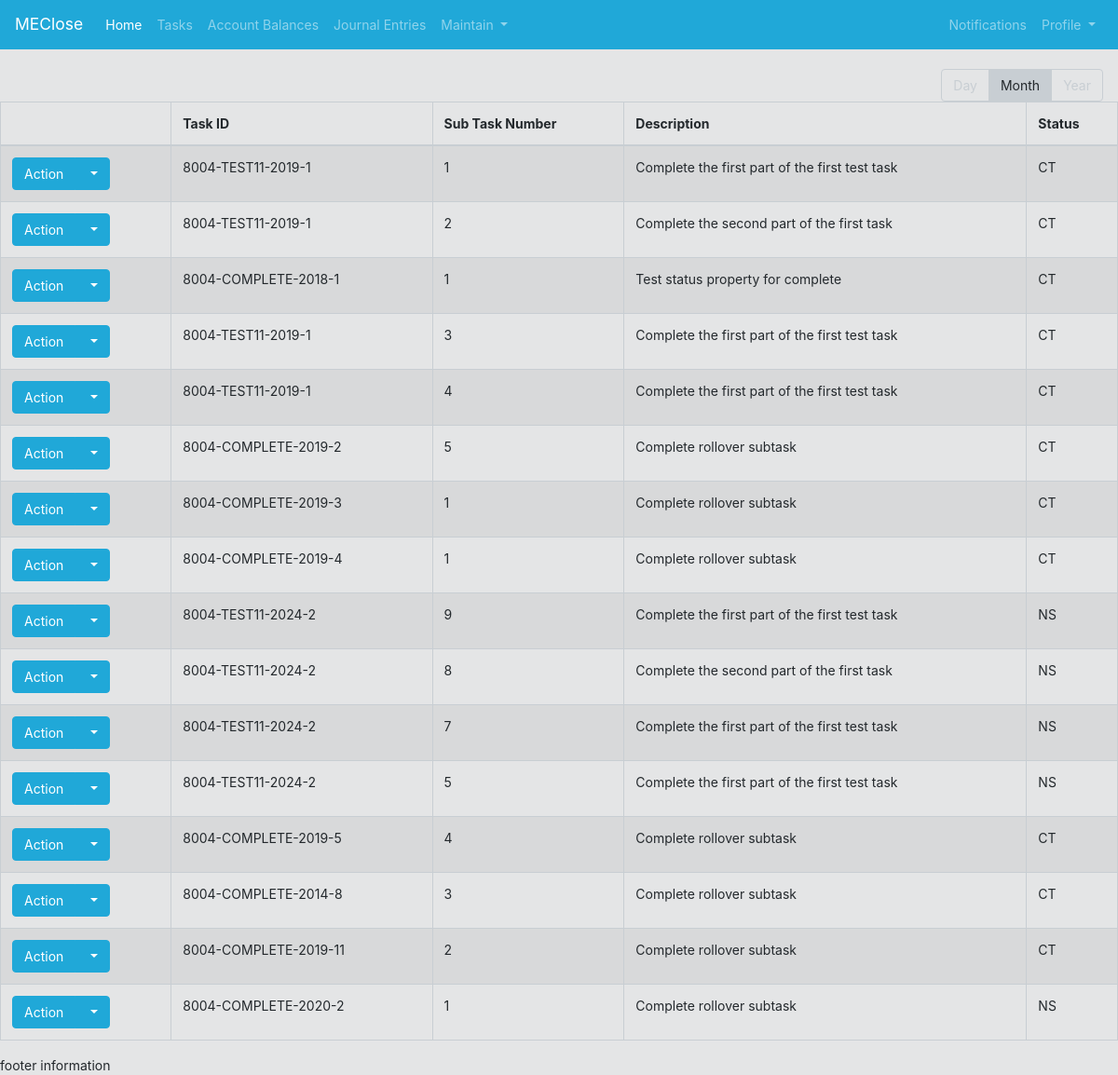
The app's page /ClosePortal/subtasks/, older data.
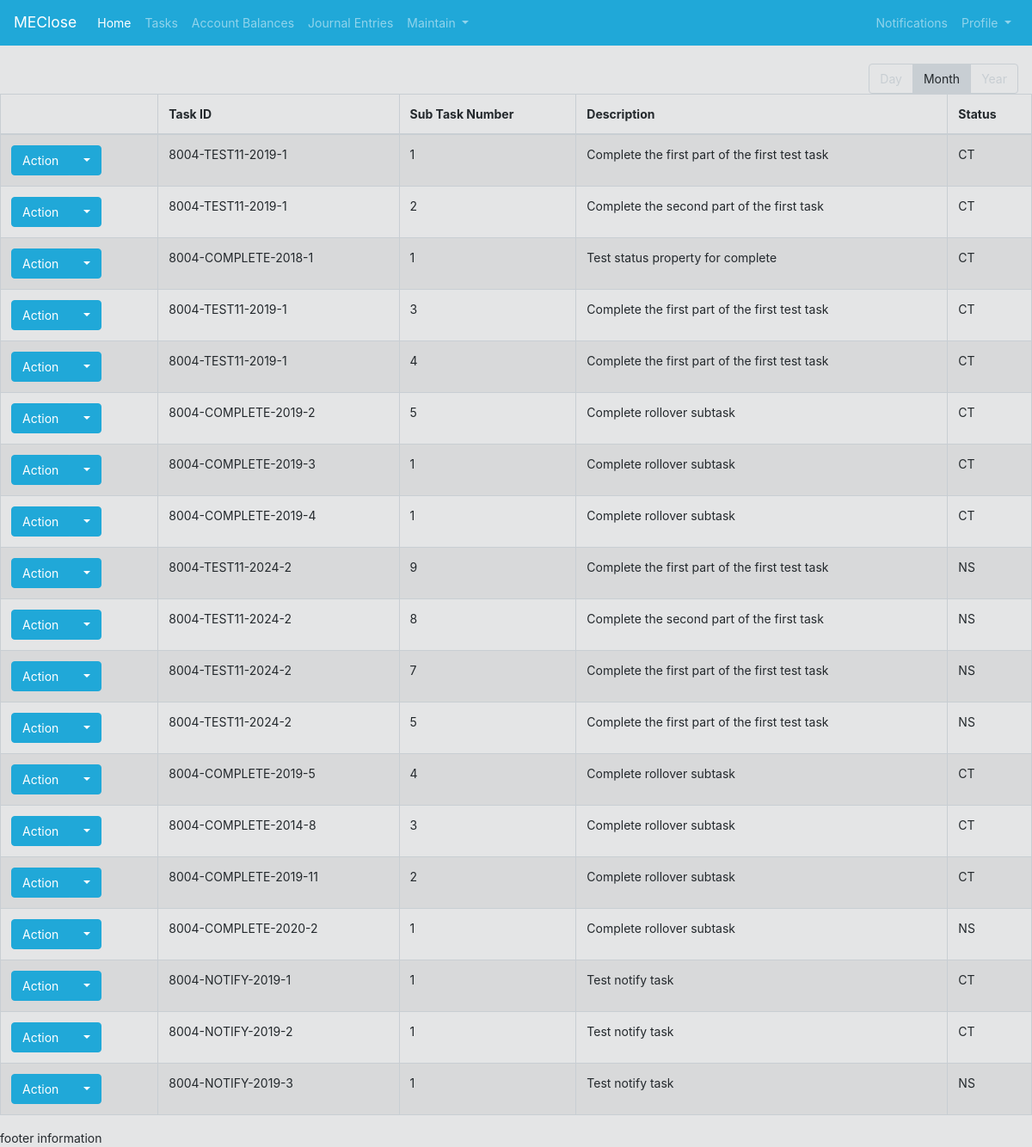
The same page, newer data.
### CloseApplication/models.py (models this page shows, shortened)
class subTaskChecklist(models.Model):
    taskId = models.ForeignKey(TaskChecklist, related_name="taskId_taskId", on_delete=models.CASCADE) #this field is our associated between the parent task and subtask(s). Cascade is utilize to remove the subtasks if parent task is removed
    subTaskNumber = models.IntegerField(max_length=2, default=1) #Maximum number of subtasks set to 99
    subTaskDescription = models.CharField(max_length=200)
    subTaskStatus = models.CharField(max_length=2, choices = statusChoices)
    class Meta:
        constraints = [
            models.UniqueConstraint(fields=['taskId', 'subTaskNumber'], name='unique_Subtask')
        ]
    def File_Path(instance, filename):
        return os.path.join("Sub_Tasks", str(instance.taskId), str(instance.subTaskNumber), filename)
    docfile = models.FileField(upload_to=File_Path, default=False) #Note: To consider a way to set the default value equal to a dynamic file template which a user can download, and upload once completed

class TaskChecklist(models.Model):
    occurenceChoices = (
        ('M', 'Monthly'),
        ('Q', 'Quarterly'),
        ('S', 'Semi-Annually'),
        ('A', 'Annually'),
    )
    taskId = models.CharField(max_length=8)
    taskTBMapping = models.CharField(max_length=200, default="Not Assigned") #For assigning tasks to a TB FSLI
    taskDescription = models.CharField(max_length=200)
    taskYear = models.IntegerField(max_length=4)
    taskPeriod = models.IntegerField(max_length=2, choices = periodChoices)
    taskOccurence = models.CharField(max_length=2, choices = occurenceChoices)
    taskOwnerId = models.ForeignKey(User, on_delete=models.PROTECT) #For documentation purposes we want to preserve who the owner of a task was, and as such protect is utilized to not allow deletion of the referenced object
    isJE = models.CharField(max_length=3, choices=binaryChoice)
    pub_date = models.DateTimeField('date published')
    due_date = models.DateField(("Due Date"), default=datetime.date.today) #Note: No longer needed -- will be a calculated property
    dueMonthDay = models.IntegerField(max_length=2, default=1)
    entity = models.ForeignKey(userDefinedEntity, on_delete=models.PROTECT, related_name="entity_TaskChecklist", default=1)
    class Meta:
        constraints = [
            models.UniqueConstraint(fields=['taskId', 'entity', 'taskPeriod', 'taskYear'], name='unique_EntityUser')
        ]
    def __str__(self):
        return str(self.entity) + "-" + str(self.taskId) + "-" + str(self.taskYear) + "-" + str(self.taskPeriod)

class userDefinedEntity(models.Model):
    entity = models.CharField(max_length=200, default="Select Entity")
    def __str__(self):
        return self.entity

### CloseApplication/views.py (the view)
# urls.py: path('subtasks/', views.SubTaskChecklist_List.as_view(), name='subtasklist'),
class SubTaskChecklist_List(ListView):
    template_name = 'CloseApplication/subtaskchecklist/subtaskchecklist_list.html'
    model = subTaskChecklist

### CloseApplication/templates/CloseApplication/subtaskchecklist/subtaskchecklist_list.html (shortened to what this page needs)
{% extends "CloseApplication/base.html" %}
{% block content %}
{% include "CloseApplication/listview_outline.html" %}
<table class="table table-striped table-bordered table-hover" id="EntryApproval_ChecklistTable">
    <thead>
        <tr>
            <th></th>
            <th>Task ID</th>
            <th>Sub Task Number</th>
            <th>Description</th>
            <th>Status</th>
        </tr>
    </thead>
    {% for tableValue in object_list %}
    <tr>
        <td>
            <div class="btn-group">
                <button type="button" class="btn btn-primary">Action</button>
                <button type="button" class="btn btn-primary dropdown-toggle" data-toggle="dropdown">
                </button>
            </div>
        </td>
        <td>{{ tableValue.taskId }}</td>
        <td>{{ tableValue.subTaskNumber }}</td>
        <td>{{ tableValue.subTaskDescription }}</td>
        <td>{{ tableValue.subTaskStatus }}</td>
    </tr>
    {% endfor %}
</table>
{% endblock %}

Row changes from the older to the newer data that the page shows:
added subTaskChecklist: taskId "8004-NOTIFY-2019-1", subTaskNumber "1", subTaskDescription "Test notify task", subTaskStatus "CT"
added subTaskChecklist: taskId "8004-NOTIFY-2019-2", subTaskNumber "1", subTaskDescription "Test notify task", subTaskStatus "CT"
added subTaskChecklist: taskId "8004-NOTIFY-2019-3", subTaskNumber "1", subTaskDescription "Test notify task", subTaskStatus "NS"
